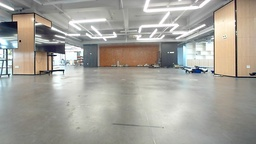
#> input picture imgs/l20.jpg, 256 x 144 px, shrunk from 1920 x 1080 before the run
$ python StitchTest.py
#> lines starting #> are read from the running program, lines starting #| are printed output that depends on the picture
import cv2
import numpy as np
# np.random.seed(<int>) # you can use this line to set the fixed random seed if you are using np.random
import random
# random.seed(<int>) # you can use this line to set the fixed random seed if you are using random


def solution(left_img, right_img):
    """
    :param left_img:
    :param right_img:
    :return: you need to return the result panorama image which is stitched by left_img and right_img
    """

    key_points1, descriptor1, key_points2, descriptor2 = get_keypoint(left_img, right_img)
    # 检查是否成功检测到特征点和描述符
    if key_points1 is None or key_points2 is None or descriptor1 is None or descriptor2 is None:
        raise ValueError("Failed to detect keypoints or descriptors in one or both images.")
    else:
        print(f"Detected {len(key_points1)} keypoints in left image and {len(key_points2)} keypoints in right image.")
    # 检查描述符是否为空
    if len(descriptor1) == 0 or len(descriptor2) == 0:
        raise ValueError("Descriptors are empty. Unable to proceed with matching.")
    else:
        print(f"Descriptor lengths: left image: {len(descriptor1)}, right image: {len(descriptor2)}")

    good_matches = match_keypoint(key_points1, key_points2, descriptor1, descriptor2)
    # 检查是否找到足够的匹配点
    print(f"Number of good matches: {len(good_matches)}")
    if len(good_matches) < 4:  # 至少需要 4 个点来计算单应矩阵
        raise ValueError(f"Not enough good matches found: {len(good_matches)} (at least 4 required).")
    else:
        print(f"Found {len(good_matches)} good matches.")


    final_H = ransac(good_matches)
    # 检查是否成功计算单应矩阵
    if final_H is None or final_H.size == 0:
        raise ValueError("Failed to compute the homography matrix.")
    else:
        print("Homography matrix calculated successfully.")
        print(final_H)

    rows1, cols1 = right_img.shape[:2]
    rows2, cols2 = left_img.shape[:2]

    points1 =  np.float32([[0,0], [0,rows1], [cols1,rows1], [cols1,0]]).reshape(-1,1,2)
    points  =  np.float32([[0,0], [0,rows2], [cols2,rows2], [cols2,0]]).reshape(-1,1,2)
    points2 =  cv2.perspectiveTransform(points, final_H)
    list_of_points = np.concatenate((points1,points2), axis=0)

    [x_min, y_min] = np.int32(list_of_points.min(axis=0).ravel() - 0.5)
    [x_max, y_max] = np.int32(list_of_points.max(axis=0).ravel() + 0.5)

    H_translation = (np.array([[1, 0, (-x_min)], [0, 1, (-y_min)], [0, 0, 1]])).dot(final_H)

    output_img = cv2.warpPerspective(left_img, H_translation, (x_max-x_min, y_max-y_min))
    output_img[(-y_min):rows1+(-y_min), (-x_min):cols1+(-x_min)] = right_img
    result_img = output_img
    return result_img

    # TO DO: implement your solution here
    # raise NotImplementedError

def get_keypoint(left_img, right_img):
    l_img = cv2.cvtColor(left_img, cv2.COLOR_BGR2GRAY)
    r_img = cv2.cvtColor(right_img, cv2.COLOR_BGR2GRAY)

    # surf = cv2.xfeatures2d.SURF_create()
    sift = cv2.xfeatures2d.SIFT_create()

    # [5 lines of commented-out code are left out]
    key_points1, descriptor1 = sift.detectAndCompute(l_img, None)
    key_points2, descriptor2 = sift.detectAndCompute(r_img, None)
    return key_points1, descriptor1, key_points2, descriptor2

def match_keypoint(key_points1, key_points2, descriptor1, descriptor2):
    #k-Nearest neighbours between each descriptor
    i = 0
    k=2
    all_matches = []
    for d1 in descriptor1:
      dist = []
      j = 0
      for d2 in descriptor2:
          dist.append([i, j, np.linalg.norm(d1 - d2)])
          j = j + 1
      dist.sort(key=lambda x: x[2])
      all_matches.append(dist[0:k])
      i = i + 1

    # Ratio test to get good matches
    good_matches = []
    for m, n in all_matches:
        if m[2] < 0.75*n[2]:
            left_pt = key_points1[m[0]].pt
            right_pt = key_points2[m[1]].pt
            good_matches.append(
                [left_pt[0], left_pt[1], right_pt[0], right_pt[1]])
    return good_matches

def homography(points):
    A = []
    for pt in points:
      x, y = pt[0], pt[1]
      X, Y = pt[2], pt[3]
      A.append([x, y, 1, 0, 0, 0, -1 * X * x, -1 * X * y, -1 * X])
      A.append([0, 0, 0, x, y, 1, -1 * Y * x, -1 * Y * y, -1 * Y])

    A = np.array(A)
    u, s, vh = np.linalg.svd(A)
    H = (vh[-1, :].reshape(3, 3))
    H = H/ H[2, 2]
    return H

def ransac(good_pts):
    best_inliers = []
    final_H = []
    t=5
    for i in range(5000):
        random_pts = random.choices(good_pts, k=4)
        H = homography(random_pts)
        inliers = []
        for pt in good_pts:
            p = np.array([pt[0], pt[1], 1]).reshape(3, 1)
            p_1 = np.array([pt[2], pt[3], 1]).reshape(3, 1)
            Hp = np.dot(H, p)
            Hp = Hp / Hp[2]
            dist = np.linalg.norm(p_1 - Hp)

            if dist < t: inliers.append(pt)

        if len(inliers) > len(best_inliers):
            best_inliers,final_H = inliers,H
    return final_H

if __name__ == "__main__":
    left_img = cv2.imread('./imgs/l20.jpg')
#> left_img is the input picture: shape (144, 256, 3); mean B, G, R 155, 162.6, 165.3
    right_img = cv2.imread('./imgs/lr0.jpg')
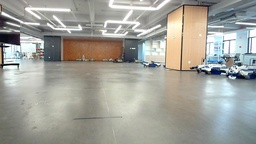
#> input picture imgs/lr0.jpg, 256 x 144 px, shrunk from 1920 x 1080 before the run
#> right_img is the input picture: shape (144, 256, 3); mean B, G, R 154.2, 161.6, 161.7

    if left_img is None or right_img is None:
        raise FileNotFoundError("One or both images could not be loaded. Please check the file paths.")

    result_img = solution(left_img, right_img)
#> in get_keypoint, `l_img = cv2.cvtColor(left_img, cv2.COLOR_BGR2GRAY)`:
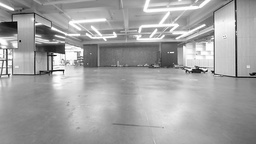
#> l_img: shape (144, 256); min 0, max 255, mean 162.5
#> in get_keypoint, `r_img = cv2.cvtColor(right_img, cv2.COLOR_BGR2GRAY)`:
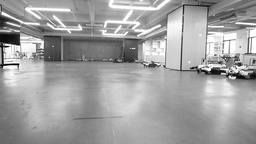
#> r_img: shape (144, 256); min 0, max 255, mean 160.8
#> in get_keypoint, `key_points1, descriptor1 = sift.detectAndCompute(l_img, None)`: key_points1 = 189 keypoints; strongest (x, y, size): (197, 70, 5.6), (60, 49, 6.6), (53, 28, 2.5), (52, 71, 2.1)
#> in get_keypoint, `key_points2, descriptor2 = sift.detectAndCompute(r_img, None)`: key_points2 = 199 keypoints; strongest (x, y, size): (224, 72, 1.9), (240, 64, 2.6), (209, 69, 2.3), (14, 39, 8.2)
#| Detected 189 keypoints in left image and 199 keypoints in right image.
#| Descriptor lengths: left image: 189, right image: 199
#> after the loop in match_keypoint, `for d1 in descriptor1:`: all_matches = 189 items; i = 189
#> the loop in match_keypoint, `for m, n in all_matches:` made 189 passes
#> (m, n, left_pt, right_pt) on passes 19, 38, 40, 41, 42, 44, 46, 49, 50, 52: ([18, 13, 270.3], [18, 109, 391.2], (15.86, 31.32), (17.93, 43.34)), ([37, 1, 231], [37, 98, 395.4], (52.1, 70.66), (2.66, 64.71)), ([39, 5, 139.7], [39, 24, 347.5], (54.53, 85.17), (6.03, 81.65)), ([40, 8, 118.4], [40, 23, 350.2], (56.43, 42.06), (8.82, 30.72)), ([41, 9, 245.9], [41, 195, 379.8], (57.46, 57.65), (9.84, 50.24)), ([43, 11, 213], [43, 98, 367.8], (60.09, 48.72), (13.76, 38.93)), ([45, 12, 192.8], [45, 28, 342.9], (62.46, 55.17), (17.32, 47.39)), ([48, 17, 134.1], [48, 168, 425.8], (66.18, 62.43), (21.89, 55.36)), ([49, 20, 316.5], [49, 64, 427.4], (66.51, 75.54), (23.81, 58.41)), ([51, 21, 160.4], [51, 166, 362.5], (68.49, 25.48), (24.88, 12))
#> (left_pt, right_pt) on passes 62 to 67: ((78.88, 37.35), (38.17, 27.08)), ((79.49, 28.98), (39.04, 17.55)), ((80.99, 70.2), (41.16, 64.55)), ((81.41, 50.13), (42.04, 42.01)), ((81.41, 50.13), (42.04, 42.01)), ((81.51, 54.35), (41.88, 46.47))
#> after the loop in match_keypoint, `for m, n in all_matches:`: good_matches = 90 items, first 6: [15.86, 31.32, 17.93, 43.34], [52.1, 70.66, 2.66, 64.71], [54.53, 85.17, 6.03, 81.65], [56.43, 42.06, 8.82, 30.72], [57.46, 57.65, 9.84, 50.24], [60.09, 48.72, 13.76, 38.93]
#| Number of good matches: 90
#| Found 90 good matches.
#> the loop in ransac, `for i in range(5000):` made 5000 passes
#> s in homography on passes 1, 2, 3, 4, 6, 7, 8, 9, 10, 11, 12: [39521.6, 7004.4, 288.9, 113.8, 42.7, 20.23, 2.02, 0.252], [31305, 2816.5, 271.3, 54.41, 21.29, 5.29, 0.246, 0.0815], [44770.3, 6760.6, 318.7, 95.98, 54.77, 11.69, 1.05, 0.00503], [30723.8, 1831.6, 265, 45.59, 10.19, 5.07, 0.495, 0.00985], [44208.4, 5251.9, 320.9, 77.87, 35.01, 5.43, 0.529, 0.367], [28225.3, 5852.7, 248.9, 96.9, 36.75, 7.81, 4.3, 0.155], [61067.9, 9587.5, 378.3, 98.23, 31.83, 14.22, 0.444, 0.0108], [35076.2, 6489.4, 259.3, 122.3, 31.61, 22.79, 2.35, 0.186], [43593.5, 6506.2, 319.1, 86.44, 38.33, 4.75, 1.7, 0.331], [36587.9, 3365.1, 258, 98.2, 58.57, 17.66, 9.97, 0.282], [41582.6, 2528, 300.2, 65.59, 23.54, 6.15, 2.51, 0.0394]
#> after the loop in ransac, `for i in range(5000):`: best_inliers = 88 items, first 6: [52.1, 70.66, 2.66, 64.71], [54.53, 85.17, 6.03, 81.65], [56.43, 42.06, 8.82, 30.72], [57.46, 57.65, 9.84, 50.24], [60.09, 48.72, 13.76, 38.93], [62.46, 55.17, 17.32, 47.39]
#> in solution, `final_H = ransac(good_matches)`: final_H = [[1.64, -0.0343, -80.12], [0.196, 1.39, -33.64], [0.00292, 5.25e-05, 1]]
#| [[ 1.64319401e+00 -3.42645684e-02 -8.01203148e+01]
#|  [ 1.95512114e-01  1.39044287e+00 -3.36401752e+01]
#|  [ 2.92160758e-03  5.25105675e-05  1.00000000e+00]]
#> in solution, `points2 =  cv2.perspectiveTransform(points, final_H)`: points2 = [[-80.12, -33.64], [-84.42, 165.3], [191.2, 123.4], [194.8, 9.39]]
#> in solution, `list_of_points = np.concatenate((points1,points2), axis=0)`: list_of_points = [[0, 0], [0, 144], [256, 144], [256, 0], [-80.12, -33.64], [-84.42, 165.3], [191.2, 123.4], [194.8, 9.39]]
#> in solution, `[x_min, y_min] = np.int32(list_of_points.min(axis=0).ravel() - 0.5)`: x_min = -84; y_min = -34
#> in solution, `[x_max, y_max] = np.int32(list_of_points.max(axis=0).ravel() + 0.5)`: x_max = 256; y_max = 165
#> in solution, `H_translation = (np.array([[1, 0, (-x_min)], [0, 1, (-y_min)], [0, 0, ..`: H_translation = [[1.89, -0.0299, 3.88], [0.295, 1.39, 0.36], [0.00292, 5.25e-05, 1]]
#> in solution, `output_img = cv2.warpPerspective(left_img, H_translation, (x_max-x_min..`:
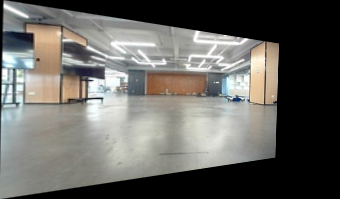
#> output_img: shape (199, 340, 3); mean B, G, R 97.2, 101.6, 102.7
#> in solution, `output_img[(-y_min):rows1+(-y_min), (-x_min):cols1+(-x_min)] = right_img`:
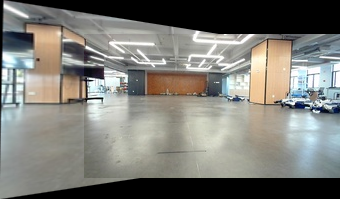
#> output_img: shape (199, 340, 3); mean B, G, R 118.8, 124.5, 125
    cv2.imwrite('33.jpg', result_img)
